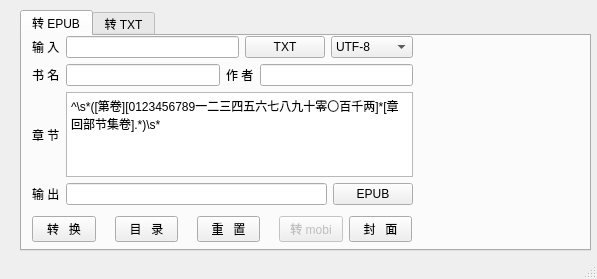
<?xml version="1.0" encoding="UTF-8"?>
<ui version="4.0">
 <class>MainWindow</class>
 <widget class="QMainWindow" name="MainWindow">
  <property name="geometry">
   <rect>
    <x>0</x>
    <y>0</y>
    <width>597</width>
    <height>279</height>
   </rect>
  </property>
  <property name="windowTitle">
   <string>TXT转EPUB工具</string>
  </property>
  <property name="windowIcon">
   <iconset>
    <normaloff>book2.png</normaloff>book2.png</iconset>
  </property>
  <widget class="QWidget" name="centralWidget">
   <widget class="QTabWidget" name="tabWidget">
    <property name="geometry">
     <rect>
      <x>20</x>
      <y>10</y>
      <width>571</width>
      <height>241</height>
     </rect>
    </property>
    <property name="currentIndex">
     <number>0</number>
    </property>
    <widget class="QWidget" name="tab">
     <attribute name="title">
      <string>转 EPUB</string>
     </attribute>
     <widget class="QWidget" name="layoutWidget">
      <property name="geometry">
       <rect>
        <x>10</x>
        <y>180</y>
        <width>381</width>
        <height>26</height>
       </rect>
      </property>
      <layout class="QHBoxLayout" name="horizontalLayout">
       <item>
        <widget class="QPushButton" name="pb_convert">
         <property name="text">
          <string>转   换</string>
         </property>
        </widget>
       </item>
       <item>
        <widget class="QLabel" name="label_6">
         <property name="text">
          <string/>
         </property>
        </widget>
       </item>
       <item>
        <widget class="QPushButton" name="pb_dir">
         <property name="text">
          <string>目   录</string>
         </property>
        </widget>
       </item>
       <item>
        <widget class="QLabel" name="label_7">
         <property name="text">
          <string/>
         </property>
        </widget>
       </item>
       <item>
        <widget class="QPushButton" name="pb_reset">
         <property name="text">
          <string>重   置</string>
         </property>
        </widget>
       </item>
       <item>
        <widget class="QLabel" name="label_8">
         <property name="text">
          <string/>
         </property>
        </widget>
       </item>
       <item>
        <widget class="QPushButton" name="pb_mobi">
         <property name="enabled">
          <bool>false</bool>
         </property>
         <property name="text">
          <string>转 mobi</string>
         </property>
        </widget>
       </item>
       <item>
        <widget class="QPushButton" name="pb_cover">
         <property name="text">
          <string>封   面</string>
         </property>
        </widget>
       </item>
      </layout>
     </widget>
     <widget class="ClickableLabel" name="lb_image">
      <property name="geometry">
       <rect>
        <x>400</x>
        <y>0</y>
        <width>161</width>
        <height>201</height>
       </rect>
      </property>
      <property name="mouseTracking">
       <bool>true</bool>
      </property>
      <property name="text">
       <string/>
      </property>
      <property name="pixmap">
       <pixmap>cover.jpeg</pixmap>
      </property>
      <property name="scaledContents">
       <bool>true</bool>
      </property>
     </widget>
     <widget class="QWidget" name="layoutWidget">
      <property name="geometry">
       <rect>
        <x>10</x>
        <y>0</y>
        <width>381</width>
        <height>169</height>
       </rect>
      </property>
      <layout class="QVBoxLayout" name="verticalLayout_2">
       <item>
        <layout class="QHBoxLayout" name="horizontalLayout_2">
         <item>
          <widget class="QLabel" name="label">
           <property name="text">
            <string>输 入</string>
           </property>
          </widget>
         </item>
         <item>
          <widget class="QLineEdit" name="le_txt"/>
         </item>
         <item>
          <widget class="QPushButton" name="pb_txt">
           <property name="text">
            <string>TXT</string>
           </property>
          </widget>
         </item>
         <item>
          <widget class="QComboBox" name="cb_encode">
           <item>
            <property name="text">
             <string>UTF-8</string>
            </property>
           </item>
           <item>
            <property name="text">
             <string>GB18030</string>
            </property>
           </item>
          </widget>
         </item>
        </layout>
       </item>
       <item>
        <layout class="QHBoxLayout" name="horizontalLayout_3">
         <item>
          <widget class="QLabel" name="label_3">
           <property name="text">
            <string>书 名</string>
           </property>
          </widget>
         </item>
         <item>
          <widget class="QLineEdit" name="le_title"/>
         </item>
         <item>
          <widget class="QLabel" name="label_5">
           <property name="text">
            <string>作 者</string>
           </property>
          </widget>
         </item>
         <item>
          <widget class="QLineEdit" name="le_author"/>
         </item>
        </layout>
       </item>
       <item>
        <layout class="QHBoxLayout" name="horizontalLayout_4">
         <item>
          <widget class="QLabel" name="label_2">
           <property name="text">
            <string>章 节</string>
           </property>
          </widget>
         </item>
         <item>
          <widget class="QPlainTextEdit" name="te_reg">
           <property name="plainText">
            <string>^\s*([第卷][0123456789一二三四五六七八九十零〇百千两]*[章回部节集卷].*)\s*</string>
           </property>
           <property name="centerOnScroll">
            <bool>false</bool>
           </property>
          </widget>
         </item>
        </layout>
       </item>
       <item>
        <layout class="QHBoxLayout" name="horizontalLayout_5">
         <item>
          <widget class="QLabel" name="label_4">
           <property name="text">
            <string>输 出</string>
           </property>
          </widget>
         </item>
         <item>
          <widget class="QLineEdit" name="le_epub"/>
         </item>
         <item>
          <widget class="QPushButton" name="pb_epub">
           <property name="text">
            <string>EPUB</string>
           </property>
          </widget>
         </item>
        </layout>
       </item>
      </layout>
     </widget>
    </widget>
    <widget class="QWidget" name="tab_2">
     <attribute name="title">
      <string>转 TXT</string>
     </attribute>
     <widget class="QLabel" name="label_9">
      <property name="geometry">
       <rect>
        <x>380</x>
        <y>180</y>
        <width>21</width>
        <height>20</height>
       </rect>
      </property>
      <property name="text">
       <string>&lt;html&gt;&lt;head/&gt;&lt;body&gt;&lt;p&gt;&lt;a href=&quot;https://etony.github.io/&quot;&gt;&lt;span style=&quot; text-decoration: underline; color:#0000ff;&quot;&gt;?&lt;/span&gt;&lt;/a&gt;&lt;/p&gt;&lt;/body&gt;&lt;/html&gt;</string>
      </property>
      <property name="openExternalLinks">
       <bool>true</bool>
      </property>
     </widget>
     <widget class="QWidget" name="layoutWidget">
      <property name="geometry">
       <rect>
        <x>10</x>
        <y>0</y>
        <width>381</width>
        <height>161</height>
       </rect>
      </property>
      <layout class="QVBoxLayout" name="verticalLayout">
       <item>
        <layout class="QHBoxLayout" name="horizontalLayout_6">
         <item>
          <widget class="QLabel" name="label_10">
           <property name="text">
            <string>输 入</string>
           </property>
          </widget>
         </item>
         <item>
          <widget class="QLineEdit" name="le_in_epub"/>
         </item>
         <item>
          <widget class="QPushButton" name="pb_in_epub">
           <property name="text">
            <string>EPUB</string>
           </property>
          </widget>
         </item>
         <item>
          <widget class="QComboBox" name="cb_out_code">
           <item>
            <property name="text">
             <string>UTF-8</string>
            </property>
           </item>
           <item>
            <property name="text">
             <string>GB18030</string>
            </property>
           </item>
          </widget>
         </item>
        </layout>
       </item>
       <item>
        <layout class="QHBoxLayout" name="horizontalLayout_8">
         <item>
          <widget class="QLabel" name="label_12">
           <property name="text">
            <string>书 名</string>
           </property>
          </widget>
         </item>
         <item>
          <widget class="QLineEdit" name="le_book_title"/>
         </item>
         <item>
          <widget class="QLabel" name="label_13">
           <property name="text">
            <string>作 者</string>
           </property>
          </widget>
         </item>
         <item>
          <widget class="QLineEdit" name="le_book_creater"/>
         </item>
        </layout>
       </item>
       <item>
        <layout class="QHBoxLayout" name="horizontalLayout_9">
         <item>
          <widget class="QLabel" name="label_14">
           <property name="text">
            <string>创 建</string>
           </property>
          </widget>
         </item>
         <item>
          <widget class="QLineEdit" name="le_book_contrib"/>
         </item>
         <item>
          <widget class="QLabel" name="label_15">
           <property name="text">
            <string>日 期</string>
           </property>
          </widget>
         </item>
         <item>
          <widget class="QLineEdit" name="le_book_date"/>
         </item>
        </layout>
       </item>
       <item>
        <layout class="QHBoxLayout" name="horizontalLayout_7">
         <item>
          <widget class="QLabel" name="label_11">
           <property name="text">
            <string>输 出</string>
           </property>
          </widget>
         </item>
         <item>
          <widget class="QLineEdit" name="le_out_txt"/>
         </item>
         <item>
          <widget class="QPushButton" name="pb_out_txt">
           <property name="enabled">
            <bool>false</bool>
           </property>
           <property name="text">
            <string>TXT</string>
           </property>
          </widget>
         </item>
         <item>
          <widget class="QCheckBox" name="chb_fanjian">
           <property name="text">
            <string>繁简</string>
           </property>
          </widget>
         </item>
        </layout>
       </item>
      </layout>
     </widget>
     <widget class="QLabel" name="lb_cover">
      <property name="geometry">
       <rect>
        <x>400</x>
        <y>0</y>
        <width>161</width>
        <height>201</height>
       </rect>
      </property>
      <property name="cursor">
       <cursorShape>OpenHandCursor</cursorShape>
      </property>
      <property name="mouseTracking">
       <bool>true</bool>
      </property>
      <property name="text">
       <string/>
      </property>
      <property name="pixmap">
       <pixmap>cover.jpeg</pixmap>
      </property>
      <property name="scaledContents">
       <bool>true</bool>
      </property>
     </widget>
     <widget class="QWidget" name="layoutWidget">
      <property name="geometry">
       <rect>
        <x>10</x>
        <y>180</y>
        <width>361</width>
        <height>26</height>
       </rect>
      </property>
      <layout class="QHBoxLayout" name="horizontalLayout_10">
       <item>
        <widget class="QPushButton" name="pb_out_conver">
         <property name="sizePolicy">
          <sizepolicy hsizetype="Fixed" vsizetype="Fixed">
           <horstretch>0</horstretch>
           <verstretch>0</verstretch>
          </sizepolicy>
         </property>
         <property name="text">
          <string>转   换</string>
         </property>
        </widget>
       </item>
       <item>
        <widget class="QLabel" name="label_16">
         <property name="text">
          <string/>
         </property>
        </widget>
       </item>
       <item>
        <widget class="QPushButton" name="pb_out_reset">
         <property name="sizePolicy">
          <sizepolicy hsizetype="Fixed" vsizetype="Fixed">
           <horstretch>0</horstretch>
           <verstretch>0</verstretch>
          </sizepolicy>
         </property>
         <property name="text">
          <string>重   置</string>
         </property>
        </widget>
       </item>
       <item>
        <widget class="QLabel" name="label_17">
         <property name="text">
          <string/>
         </property>
        </widget>
       </item>
       <item>
        <widget class="QPushButton" name="pb_out_modi">
         <property name="sizePolicy">
          <sizepolicy hsizetype="Fixed" vsizetype="Fixed">
           <horstretch>0</horstretch>
           <verstretch>0</verstretch>
          </sizepolicy>
         </property>
         <property name="text">
          <string>修   改</string>
         </property>
        </widget>
       </item>
       <item>
        <widget class="QLabel" name="label_18">
         <property name="text">
          <string/>
         </property>
        </widget>
       </item>
       <item>
        <widget class="QPushButton" name="pb_bat_rename">
         <property name="sizePolicy">
          <sizepolicy hsizetype="Fixed" vsizetype="Fixed">
           <horstretch>0</horstretch>
           <verstretch>0</verstretch>
          </sizepolicy>
         </property>
         <property name="text">
          <string>批量改名</string>
         </property>
        </widget>
       </item>
      </layout>
     </widget>
    </widget>
   </widget>
  </widget>
  <widget class="QStatusBar" name="statusBar"/>
 </widget>
 <customwidgets>
  <customwidget>
   <class>ClickableLabel</class>
   <extends>QLabel</extends>
   <header>clickablelabel.h</header>
  </customwidget>
 </customwidgets>
 <resources/>
 <connections/>
</ui>
